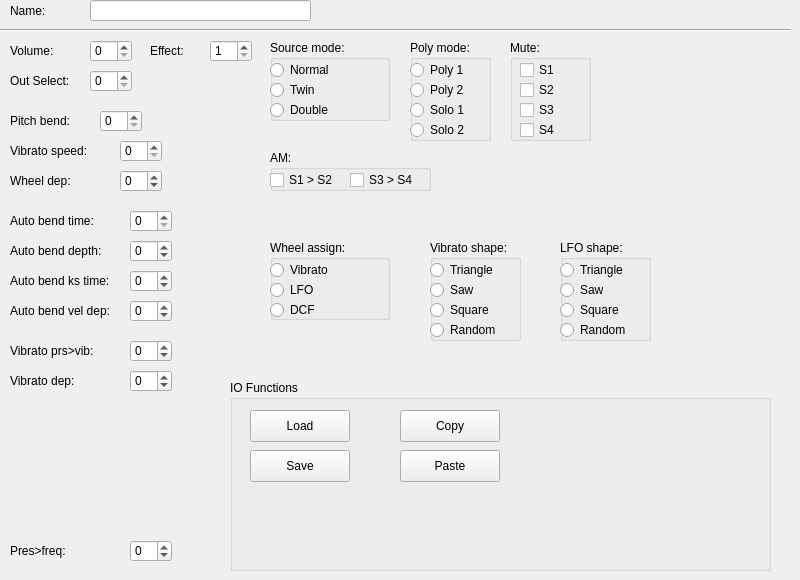
        <widget class="QWidget" name="tab">
         <attribute name="title">
          <string>Single Instrument</string>
         </attribute>
         <widget class="QLabel" name="label">
          <property name="geometry">
           <rect>
            <x>10</x>
            <y>0</y>
            <width>58</width>
            <height>21</height>
           </rect>
          </property>
          <property name="text">
           <string>Name:</string>
          </property>
         </widget>
         <widget class="QLineEdit" name="si_name">
          <property name="geometry">
           <rect>
            <x>90</x>
            <y>0</y>
            <width>221</width>
            <height>21</height>
           </rect>
          </property>
          <property name="maxLength">
           <number>10</number>
          </property>
         </widget>
         <widget class="QLabel" name="label_2">
          <property name="geometry">
           <rect>
            <x>10</x>
            <y>40</y>
            <width>58</width>
            <height>21</height>
           </rect>
          </property>
          <property name="text">
           <string>Volume:</string>
          </property>
         </widget>
         <widget class="Line" name="line">
          <property name="geometry">
           <rect>
            <x>0</x>
            <y>20</y>
            <width>791</width>
            <height>20</height>
           </rect>
          </property>
          <property name="orientation">
           <enum>Qt::Horizontal</enum>
          </property>
         </widget>
         <widget class="QSpinBox" name="si_volume">
          <property name="geometry">
           <rect>
            <x>90</x>
            <y>40</y>
            <width>42</width>
            <height>22</height>
           </rect>
          </property>
          <property name="maximum">
           <number>100</number>
          </property>
         </widget>
         <widget class="QLabel" name="label_3">
          <property name="geometry">
           <rect>
            <x>150</x>
            <y>40</y>
            <width>41</width>
            <height>21</height>
           </rect>
          </property>
          <property name="text">
           <string>Effect:</string>
          </property>
         </widget>
         <widget class="QSpinBox" name="si_effect">
          <property name="geometry">
           <rect>
            <x>210</x>
            <y>40</y>
            <width>42</width>
            <height>22</height>
           </rect>
          </property>
          <property name="minimum">
           <number>1</number>
          </property>
          <property name="maximum">
           <number>64</number>
          </property>
         </widget>
         <widget class="QLabel" name="label_4">
          <property name="geometry">
           <rect>
            <x>10</x>
            <y>70</y>
            <width>71</width>
            <height>21</height>
           </rect>
          </property>
          <property name="text">
           <string>Out Select:</string>
          </property>
         </widget>
         <widget class="QSpinBox" name="si_out_select">
          <property name="geometry">
           <rect>
            <x>90</x>
            <y>70</y>
            <width>42</width>
            <height>22</height>
           </rect>
          </property>
          <property name="maximum">
           <number>7</number>
          </property>
         </widget>
         <widget class="QGroupBox" name="si_source_mode">
          <property name="geometry">
           <rect>
            <x>270</x>
            <y>40</y>
            <width>120</width>
            <height>81</height>
           </rect>
          </property>
          <property name="title">
           <string>Source mode:</string>
          </property>
          <widget class="QRadioButton" name="si_sm_norm">
           <property name="geometry">
            <rect>
             <x>0</x>
             <y>20</y>
             <width>99</width>
             <height>20</height>
            </rect>
           </property>
           <property name="text">
            <string>Normal</string>
           </property>
          </widget>
          <widget class="QRadioButton" name="si_sm_twin">
           <property name="geometry">
            <rect>
             <x>0</x>
             <y>40</y>
             <width>99</width>
             <height>20</height>
            </rect>
           </property>
           <property name="text">
            <string>Twin</string>
           </property>
          </widget>
          <widget class="QRadioButton" name="si_sm_double">
           <property name="geometry">
            <rect>
             <x>0</x>
             <y>60</y>
             <width>99</width>
             <height>20</height>
            </rect>
           </property>
           <property name="text">
            <string>Double</string>
           </property>
          </widget>
         </widget>
         <widget class="QGroupBox" name="si_poly_mode">
          <property name="geometry">
           <rect>
            <x>410</x>
            <y>40</y>
            <width>81</width>
            <height>101</height>
           </rect>
          </property>
          <property name="title">
           <string>Poly mode:</string>
          </property>
          <widget class="QRadioButton" name="si_pm_poly1">
           <property name="geometry">
            <rect>
             <x>0</x>
             <y>20</y>
             <width>99</width>
             <height>20</height>
            </rect>
           </property>
           <property name="text">
            <string>Poly 1</string>
           </property>
          </widget>
          <widget class="QRadioButton" name="si_pm_poly2">
           <property name="geometry">
            <rect>
             <x>0</x>
             <y>40</y>
             <width>99</width>
             <height>20</height>
            </rect>
           </property>
           <property name="text">
            <string>Poly 2</string>
           </property>
          </widget>
          <widget class="QRadioButton" name="si_pm_solo1">
           <property name="geometry">
            <rect>
             <x>0</x>
             <y>60</y>
             <width>99</width>
             <height>20</height>
            </rect>
           </property>
           <property name="text">
            <string>Solo 1</string>
           </property>
          </widget>
          <widget class="QRadioButton" name="si_pm_solo2">
           <property name="geometry">
            <rect>
             <x>0</x>
             <y>80</y>
             <width>99</width>
             <height>20</height>
            </rect>
           </property>
           <property name="text">
            <string>Solo 2</string>
           </property>
          </widget>
         </widget>
         <widget class="QGroupBox" name="groupBox">
          <property name="geometry">
           <rect>
            <x>510</x>
            <y>40</y>
            <width>81</width>
            <height>101</height>
           </rect>
          </property>
          <property name="title">
           <string>Mute:</string>
          </property>
          <widget class="QCheckBox" name="si_mute_s1">
           <property name="geometry">
            <rect>
             <x>10</x>
             <y>20</y>
             <width>85</width>
             <height>20</height>
            </rect>
           </property>
           <property name="text">
            <string>S1</string>
           </property>
          </widget>
          <widget class="QCheckBox" name="si_mute_s2">
           <property name="geometry">
            <rect>
             <x>10</x>
             <y>40</y>
             <width>85</width>
             <height>20</height>
            </rect>
           </property>
           <property name="text">
            <string>S2</string>
           </property>
          </widget>
          <widget class="QCheckBox" name="si_mute_s3">
           <property name="geometry">
            <rect>
             <x>10</x>
             <y>60</y>
             <width>85</width>
             <height>20</height>
            </rect>
           </property>
           <property name="text">
            <string>S3</string>
           </property>
          </widget>
          <widget class="QCheckBox" name="si_mute_s4">
           <property name="geometry">
            <rect>
             <x>10</x>
             <y>80</y>
             <width>85</width>
             <height>20</height>
            </rect>
           </property>
           <property name="text">
            <string>S4</string>
           </property>
          </widget>
         </widget>
         <widget class="QGroupBox" name="groupBox_2">
          <property name="geometry">
           <rect>
            <x>270</x>
            <y>150</y>
            <width>161</width>
            <height>41</height>
           </rect>
          </property>
          <property name="title">
           <string>AM:</string>
          </property>
          <widget class="QCheckBox" name="si_am_s12">
           <property name="geometry">
            <rect>
             <x>0</x>
             <y>20</y>
             <width>85</width>
             <height>20</height>
            </rect>
           </property>
           <property name="text">
            <string>S1 &gt; S2</string>
           </property>
          </widget>
          <widget class="QCheckBox" name="si_am_s34">
           <property name="geometry">
            <rect>
             <x>80</x>
             <y>20</y>
             <width>85</width>
             <height>20</height>
            </rect>
           </property>
           <property name="text">
            <string>S3 &gt; S4</string>
           </property>
          </widget>
         </widget>
         <widget class="QGroupBox" name="si_vib_shape">
          <property name="geometry">
           <rect>
            <x>430</x>
            <y>240</y>
            <width>91</width>
            <height>101</height>
           </rect>
          </property>
          <property name="title">
           <string>Vibrato shape:</string>
          </property>
          <widget class="QRadioButton" name="si_vs_triangle">
           <property name="geometry">
            <rect>
             <x>0</x>
             <y>20</y>
             <width>99</width>
             <height>20</height>
            </rect>
           </property>
           <property name="text">
            <string>Triangle</string>
           </property>
          </widget>
          <widget class="QRadioButton" name="si_vs_saw">
           <property name="geometry">
            <rect>
             <x>0</x>
             <y>40</y>
             <width>99</width>
             <height>20</height>
            </rect>
           </property>
           <property name="text">
            <string>Saw</string>
           </property>
          </widget>
          <widget class="QRadioButton" name="si_vs_square">
           <property name="geometry">
            <rect>
             <x>0</x>
             <y>60</y>
             <width>99</width>
             <height>20</height>
            </rect>
           </property>
           <property name="text">
            <string>Square</string>
           </property>
          </widget>
          <widget class="QRadioButton" name="si_vs_random">
           <property name="geometry">
            <rect>
             <x>0</x>
             <y>80</y>
             <width>99</width>
             <height>20</height>
            </rect>
           </property>
           <property name="text">
            <string>Random</string>
           </property>
          </widget>
         </widget>
         <widget class="QGroupBox" name="si_wheel_assign">
          <property name="geometry">
           <rect>
            <x>270</x>
            <y>240</y>
            <width>120</width>
            <height>80</height>
           </rect>
          </property>
          <property name="title">
           <string>Wheel assign:</string>
          </property>
          <widget class="QRadioButton" name="si_wa_vibrato">
           <property name="geometry">
            <rect>
             <x>0</x>
             <y>20</y>
             <width>99</width>
             <height>20</height>
            </rect>
           </property>
           <property name="text">
            <string>Vibrato</string>
           </property>
          </widget>
          <widget class="QRadioButton" name="si_wa_lfo">
           <property name="geometry">
            <rect>
             <x>0</x>
             <y>40</y>
             <width>99</width>
             <height>20</height>
            </rect>
           </property>
           <property name="text">
            <string>LFO</string>
           </property>
          </widget>
          <widget class="QRadioButton" name="si_wa_dcf">
           <property name="geometry">
            <rect>
             <x>0</x>
             <y>60</y>
             <width>99</width>
             <height>20</height>
            </rect>
           </property>
           <property name="text">
            <string>DCF</string>
           </property>
          </widget>
         </widget>
         <widget class="QLabel" name="label_5">
          <property name="geometry">
           <rect>
            <x>10</x>
            <y>110</y>
            <width>71</width>
            <height>21</height>
           </rect>
          </property>
          <property name="text">
           <string>Pitch bend:</string>
          </property>
         </widget>
         <widget class="QSpinBox" name="si_pitch_bend">
          <property name="geometry">
           <rect>
            <x>100</x>
            <y>110</y>
            <width>42</width>
            <height>22</height>
           </rect>
          </property>
          <property name="maximum">
           <number>12</number>
          </property>
         </widget>
         <widget class="QLabel" name="label_6">
          <property name="geometry">
           <rect>
            <x>10</x>
            <y>140</y>
            <width>91</width>
            <height>21</height>
           </rect>
          </property>
          <property name="text">
           <string>Vibrato speed:</string>
          </property>
         </widget>
         <widget class="QSpinBox" name="si_vib_speed">
          <property name="geometry">
           <rect>
            <x>120</x>
            <y>140</y>
            <width>42</width>
            <height>22</height>
           </rect>
          </property>
          <property name="maximum">
           <number>100</number>
          </property>
         </widget>
         <widget class="QLabel" name="label_79">
          <property name="geometry">
           <rect>
            <x>10</x>
            <y>170</y>
            <width>91</width>
            <height>21</height>
           </rect>
          </property>
          <property name="text">
           <string>Wheel dep:</string>
          </property>
         </widget>
         <widget class="QSpinBox" name="si_wheel_dep">
          <property name="geometry">
           <rect>
            <x>120</x>
            <y>170</y>
            <width>42</width>
            <height>22</height>
           </rect>
          </property>
          <property name="minimum">
           <number>-50</number>
          </property>
          <property name="maximum">
           <number>50</number>
          </property>
         </widget>
         <widget class="QLabel" name="label_80">
          <property name="geometry">
           <rect>
            <x>10</x>
            <y>210</y>
            <width>111</width>
            <height>21</height>
           </rect>
          </property>
          <property name="text">
           <string>Auto bend time:</string>
          </property>
         </widget>
         <widget class="QLabel" name="label_81">
          <property name="geometry">
           <rect>
            <x>10</x>
            <y>240</y>
            <width>111</width>
            <height>21</height>
           </rect>
          </property>
          <property name="text">
           <string>Auto bend depth:</string>
          </property>
         </widget>
         <widget class="QLabel" name="label_82">
          <property name="geometry">
           <rect>
            <x>10</x>
            <y>270</y>
            <width>121</width>
            <height>21</height>
           </rect>
          </property>
          <property name="text">
           <string>Auto bend ks time:</string>
          </property>
         </widget>
         <widget class="QLabel" name="label_83">
          <property name="geometry">
           <rect>
            <x>10</x>
            <y>300</y>
            <width>121</width>
            <height>21</height>
           </rect>
          </property>
          <property name="text">
           <string>Auto bend vel dep:</string>
          </property>
         </widget>
         <widget class="QSpinBox" name="si_auto_bend_vel_dep">
          <property name="geometry">
           <rect>
            <x>130</x>
            <y>300</y>
            <width>42</width>
            <height>22</height>
           </rect>
          </property>
          <property name="minimum">
           <number>-50</number>
          </property>
          <property name="maximum">
           <number>50</number>
          </property>
         </widget>
         <widget class="QSpinBox" name="si_auto_bend_ks_time">
          <property name="geometry">
           <rect>
            <x>130</x>
            <y>270</y>
            <width>42</width>
            <height>22</height>
           </rect>
          </property>
          <property name="minimum">
           <number>-50</number>
          </property>
          <property name="maximum">
           <number>50</number>
          </property>
         </widget>
         <widget class="QSpinBox" name="si_auto_bend_depth">
          <property name="geometry">
           <rect>
            <x>130</x>
            <y>240</y>
            <width>42</width>
            <height>22</height>
           </rect>
          </property>
          <property name="minimum">
           <number>-50</number>
          </property>
          <property name="maximum">
           <number>50</number>
          </property>
         </widget>
         <widget class="QSpinBox" name="si_auto_bend_time">
          <property name="geometry">
           <rect>
            <x>130</x>
            <y>210</y>
            <width>42</width>
            <height>22</height>
           </rect>
          </property>
         </widget>
         <widget class="QLabel" name="label_84">
          <property name="geometry">
           <rect>
            <x>10</x>
            <y>340</y>
            <width>111</width>
            <height>21</height>
           </rect>
          </property>
          <property name="text">
           <string>Vibrato prs&gt;vib:</string>
          </property>
         </widget>
         <widget class="QLabel" name="label_85">
          <property name="geometry">
           <rect>
            <x>10</x>
            <y>370</y>
            <width>91</width>
            <height>21</height>
           </rect>
          </property>
          <property name="text">
           <string>Vibrato dep:</string>
          </property>
         </widget>
         <widget class="QSpinBox" name="si_vib_prs_vib">
          <property name="geometry">
           <rect>
            <x>130</x>
            <y>340</y>
            <width>42</width>
            <height>22</height>
           </rect>
          </property>
          <property name="minimum">
           <number>-50</number>
          </property>
          <property name="maximum">
           <number>50</number>
          </property>
         </widget>
         <widget class="QSpinBox" name="si_vibrato_dep">
          <property name="geometry">
           <rect>
            <x>130</x>
            <y>370</y>
            <width>42</width>
            <height>22</height>
           </rect>
          </property>
          <property name="minimum">
           <number>-50</number>
          </property>
          <property name="maximum">
           <number>50</number>
          </property>
         </widget>
         <widget class="QGroupBox" name="si_lfo_shape">
          <property name="geometry">
           <rect>
            <x>560</x>
            <y>240</y>
            <width>91</width>
            <height>101</height>
           </rect>
          </property>
          <property name="title">
           <string>LFO shape:</string>
          </property>
          <widget class="QRadioButton" name="si_ls_triangle">
           <property name="geometry">
            <rect>
             <x>0</x>
             <y>20</y>
             <width>99</width>
             <height>20</height>
            </rect>
           </property>
           <property name="text">
            <string>Triangle</string>
           </property>
          </widget>
          <widget class="QRadioButton" name="si_ls_saw">
           <property name="geometry">
            <rect>
             <x>0</x>
             <y>40</y>
             <width>99</width>
             <height>20</height>
            </rect>
           </property>
           <property name="text">
            <string>Saw</string>
           </property>
          </widget>
          <widget class="QRadioButton" name="si_ls_square">
           <property name="geometry">
            <rect>
             <x>0</x>
             <y>60</y>
             <width>99</width>
             <height>20</height>
            </rect>
           </property>
           <property name="text">
            <string>Square</string>
           </property>
          </widget>
          <widget class="QRadioButton" name="si_ls_random">
           <property name="geometry">
            <rect>
             <x>0</x>
             <y>80</y>
             <width>99</width>
             <height>20</height>
            </rect>
           </property>
           <property name="text">
            <string>Random</string>
           </property>
          </widget>
         </widget>
         <widget class="QLabel" name="label_90">
          <property name="geometry">
           <rect>
            <x>10</x>
            <y>540</y>
            <width>111</width>
            <height>21</height>
           </rect>
          </property>
          <property name="text">
           <string>Pres&gt;freq:</string>
          </property>
         </widget>
         <widget class="QSpinBox" name="si_pres_freq">
          <property name="geometry">
           <rect>
            <x>130</x>
            <y>540</y>
            <width>42</width>
            <height>22</height>
           </rect>
          </property>
          <property name="minimum">
           <number>-50</number>
          </property>
          <property name="maximum">
           <number>50</number>
          </property>
         </widget>
         <widget class="QGroupBox" name="groupBox_11">
          <property name="geometry">
           <rect>
            <x>230</x>
            <y>380</y>
            <width>541</width>
            <height>191</height>
           </rect>
          </property>
          <property name="title">
           <string>IO Functions</string>
          </property>
          <widget class="QPushButton" name="pb_load">
           <property name="geometry">
            <rect>
             <x>20</x>
             <y>30</y>
             <width>100</width>
             <height>32</height>
            </rect>
           </property>
           <property name="text">
            <string>Load</string>
           </property>
          </widget>
          <widget class="QPushButton" name="pb_save">
           <property name="geometry">
            <rect>
             <x>20</x>
             <y>70</y>
             <width>100</width>
             <height>32</height>
            </rect>
           </property>
           <property name="text">
            <string>Save</string>
           </property>
          </widget>
          <widget class="QPushButton" name="pb_copy">
           <property name="geometry">
            <rect>
             <x>170</x>
             <y>30</y>
             <width>100</width>
             <height>32</height>
            </rect>
           </property>
           <property name="text">
            <string>Copy</string>
           </property>
          </widget>
          <widget class="QPushButton" name="pb_paste">
           <property name="geometry">
            <rect>
             <x>170</x>
             <y>70</y>
             <width>100</width>
             <height>32</height>
            </rect>
           </property>
           <property name="text">
            <string>Paste</string>
           </property>
          </widget>
         </widget>
        </widget>
